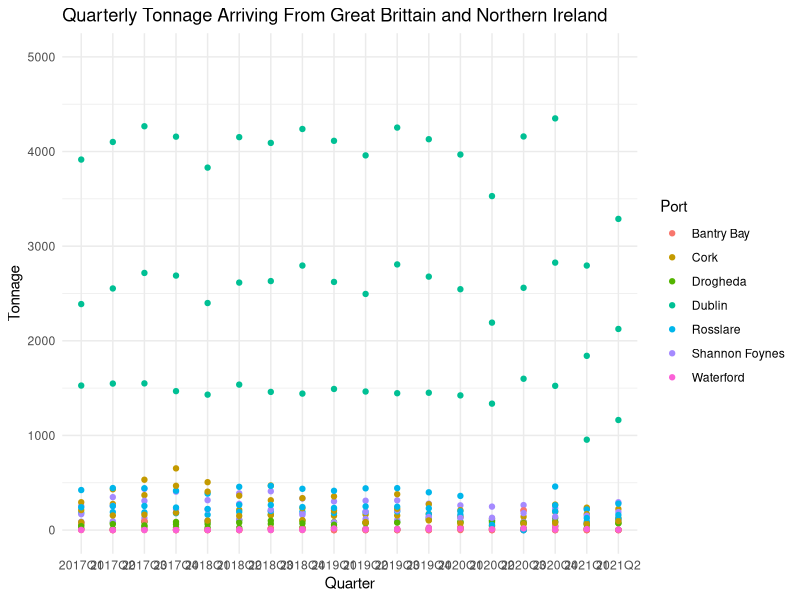

Reproduce this figure in R.
#Aiden Forys
#Assignment 05

#Part 1 and 2 
library(tidyverse)
data <- read.csv("TBQ05.20211116133909.csv")
data$C01713V02044 <- as.numeric(data$C01713V02044)
data$VALUE <- as.numeric(data$VALUE)
data$C01713V02044 <- replace(data$C01713V02044, is.na(data$C01713V02044),0)
data$VALUE <- replace(data$VALUE, is.na(data$VALUE),0)

#Part 3
tonnage <- subset(data, Port!="All Main Irish Ports")
tonnage$Region.of.Trade <- as.factor(tonnage$Region.of.Trade)
by(tonnage$VALUE, tonnage$Region.of.Trade, sum)

#part 4
graphdata <- data[which(data$Port!="All Main Irish Ports"),]
graphdata <- graphdata[!(graphdata$C01713V02044==0 | graphdata$C01713V02044==2 | graphdata$C01713V02044==3 | graphdata$C01713V02044==4 | graphdata$C01713V02044==5),]
ggplot(data = graphdata) +
  geom_point(aes(x=Quarter, y=VALUE, color=Port)) +
  xlab("Quarter") +
  ylab("Tonnage") +
  ylim(0, 5000) +
  ggtitle("Quarterly Tonnage Arriving From Great Brittain and Northern Ireland")+
  theme_minimal()
view(graphdata)

